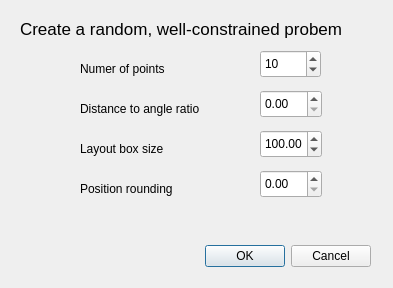
<ui version="4.0" >
 <class>randomProblemDialog</class>
 <widget class="QDialog" name="randomProblemDialog" >
  <property name="windowModality" >
   <enum>Qt::ApplicationModal</enum>
  </property>
  <property name="geometry" >
   <rect>
    <x>0</x>
    <y>0</y>
    <width>393</width>
    <height>288</height>
   </rect>
  </property>
  <property name="windowTitle" >
   <string>Generate random problem</string>
  </property>
  <widget class="QDialogButtonBox" name="buttonBox" >
   <property name="geometry" >
    <rect>
     <x>30</x>
     <y>240</y>
     <width>341</width>
     <height>32</height>
    </rect>
   </property>
   <property name="orientation" >
    <enum>Qt::Horizontal</enum>
   </property>
   <property name="standardButtons" >
    <set>QDialogButtonBox::Cancel|QDialogButtonBox::Ok</set>
   </property>
  </widget>
  <widget class="QSpinBox" name="numPointsSpinbox" >
   <property name="geometry" >
    <rect>
     <x>260</x>
     <y>50</y>
     <width>61</width>
     <height>28</height>
    </rect>
   </property>
   <property name="value" >
    <number>10</number>
   </property>
  </widget>
  <widget class="QDoubleSpinBox" name="ratioSpinbox" >
   <property name="geometry" >
    <rect>
     <x>260</x>
     <y>90</y>
     <width>62</width>
     <height>28</height>
    </rect>
   </property>
  </widget>
  <widget class="QLabel" name="label" >
   <property name="geometry" >
    <rect>
     <x>80</x>
     <y>60</y>
     <width>101</width>
     <height>18</height>
    </rect>
   </property>
   <property name="text" >
    <string>Numer of points</string>
   </property>
  </widget>
  <widget class="QLabel" name="label_2" >
   <property name="geometry" >
    <rect>
     <x>80</x>
     <y>140</y>
     <width>121</width>
     <height>18</height>
    </rect>
   </property>
   <property name="text" >
    <string>Layout box size</string>
   </property>
  </widget>
  <widget class="QLabel" name="label_3" >
   <property name="geometry" >
    <rect>
     <x>20</x>
     <y>20</y>
     <width>371</width>
     <height>18</height>
    </rect>
   </property>
   <property name="font" >
    <font>
     <pointsize>13</pointsize>
     <weight>50</weight>
     <bold>false</bold>
    </font>
   </property>
   <property name="text" >
    <string>Create a random, well-constrained probem</string>
   </property>
  </widget>
  <widget class="QDoubleSpinBox" name="sizeSpinbox" >
   <property name="geometry" >
    <rect>
     <x>260</x>
     <y>130</y>
     <width>62</width>
     <height>28</height>
    </rect>
   </property>
   <property name="maximum" >
    <double>1000.000000000000000</double>
   </property>
   <property name="value" >
    <double>100.000000000000000</double>
   </property>
  </widget>
  <widget class="QLabel" name="label_4" >
   <property name="geometry" >
    <rect>
     <x>80</x>
     <y>100</y>
     <width>141</width>
     <height>18</height>
    </rect>
   </property>
   <property name="text" >
    <string>Distance to angle ratio</string>
   </property>
  </widget>
  <widget class="QLabel" name="label_5" >
   <property name="geometry" >
    <rect>
     <x>80</x>
     <y>180</y>
     <width>141</width>
     <height>18</height>
    </rect>
   </property>
   <property name="text" >
    <string>Position rounding</string>
   </property>
  </widget>
  <widget class="QDoubleSpinBox" name="roundingSpingbox" >
   <property name="geometry" >
    <rect>
     <x>260</x>
     <y>170</y>
     <width>62</width>
     <height>28</height>
    </rect>
   </property>
  </widget>
 </widget>
 <resources/>
 <connections>
  <connection>
   <sender>buttonBox</sender>
   <signal>accepted()</signal>
   <receiver>randomProblemDialog</receiver>
   <slot>accept()</slot>
   <hints>
    <hint type="sourcelabel" >
     <x>248</x>
     <y>254</y>
    </hint>
    <hint type="destinationlabel" >
     <x>157</x>
     <y>274</y>
    </hint>
   </hints>
  </connection>
  <connection>
   <sender>buttonBox</sender>
   <signal>rejected()</signal>
   <receiver>randomProblemDialog</receiver>
   <slot>reject()</slot>
   <hints>
    <hint type="sourcelabel" >
     <x>316</x>
     <y>260</y>
    </hint>
    <hint type="destinationlabel" >
     <x>286</x>
     <y>274</y>
    </hint>
   </hints>
  </connection>
 </connections>
</ui>
